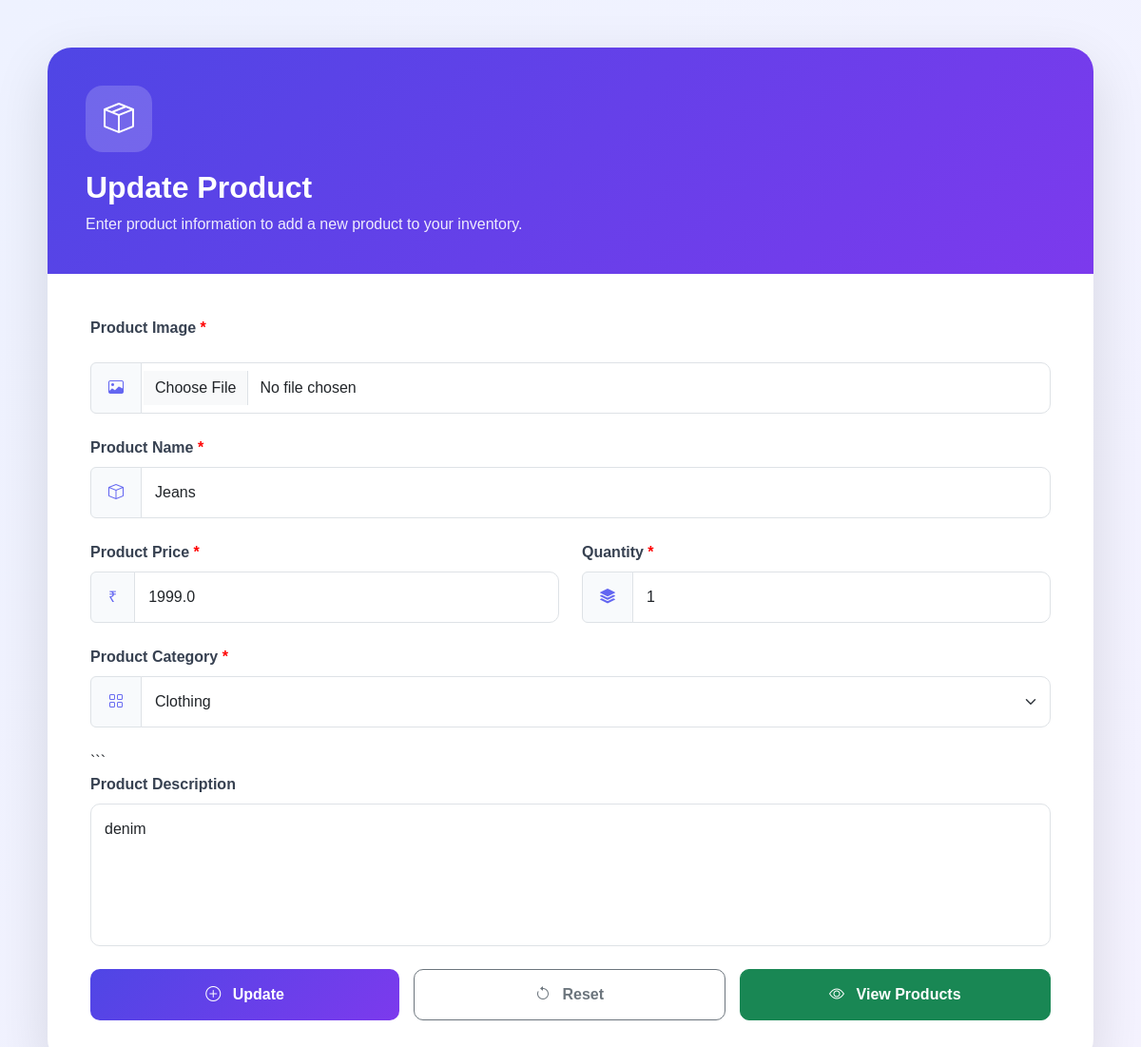
Screenshot of /update?id=7 with the database file from the repository.
### product_app/models.py (models this page shows)
class Product(models.Model):
    p_name=models.CharField(max_length=30)
    p_price=models.FloatField()
    p_qty=models.IntegerField()
    p_category=models.CharField(max_length=100)
    p_desc=models.CharField(max_length=500)
    img=models.ImageField(upload_to="image",null=True)

### product_app/views.py (the view)
# urls.py: path("update",update_product,name="update"),
def update_product(request):
    id=request.GET.get("id")
    pr=Product.objects.get(id=id)
    return render(request,"index.html",{"pr":pr})

### product_app/templates/index.html (shortened to what this page needs)
<!DOCTYPE html>
<html lang="en">
<head>
    <link
        href="https://cdn.jsdelivr.net/npm/bootstrap@5.3.3/dist/css/bootstrap.min.css"
        rel="stylesheet"
    >
    <link
        href="https://cdn.jsdelivr.net/npm/bootstrap-icons@1.11.3/font/bootstrap-icons.css"
        rel="stylesheet"
    >
</head>
<body>
    <div class="container">
        <div class="main-card">
            <div class="form-header">
                <div class="form-header-icon">
                    <i class="bi bi-box-seam"></i>
                </div>
                <h2>
                    {% if pr %}
                        Update Product
                    {% else %}
                        Add New Product
                    {% endif %}
                </h2>
                <p>
                    Enter product information to add a new product to your inventory.
                </p>
            </div>
            <div class="form-body">
                <form method="POST" action="{% url 'register' %}" enctype="multipart/form-data">
                    <div class="mb-4">
                        <label class="form-label">
                            Product Image
                            <span class="required">*</span>
                        </label>
                    <div class="input-group">
                        <span class="input-group-text">
                            <i class="bi bi-image"></i>
                        </span>
                        <input
                            id="file"
                            type="file"
                            name="file"
                            class="form-control"
                        >
                    </div>
                 </div>
                    <div class="mb-4">
                        <label class="form-label">
                            Product Name
                            <span class="required">*</span>
                        </label>
                        <div class="input-group">
                            <span class="input-group-text">
                                <i class="bi bi-box"></i>
                            </span>
                            <input
                                type="text"
                                name="product_name"
                                class="form-control"
                                placeholder="Enter product name"
                                required
                                value="{{pr.p_name}}"
                            >
                        </div>
                    </div>
                    <div class="row">
                        <div class="col-md-6 mb-4">
                            <label class="form-label">
                                Product Price
                                <span class="required">*</span>
                            </label>
                            <div class="input-group">
                                <span class="input-group-text">
                                    ₹
                                </span>
                                <input
                                    type="number"
                                    name="price"
                                    class="form-control"
                                    placeholder="Enter product price"
                                    min="0"
                                    required
                                    value="{{pr.p_price}}"
                                >
                            </div>
                        </div>
                        <div class="col-md-6 mb-4">
                            <label class="form-label">
                                Quantity
                                <span class="required">*</span>
                            </label>
                            <div class="input-group">
                                <span class="input-group-text">
                                    <i class="bi bi-stack"></i>
                                </span>
                                <input
                                    type="number"
                                    name="quantity"
                                    class="form-control"
                                    placeholder="Enter product quantity"
                                    min="1"
                                    required
                                    value="{{pr.p_qty}}"
                                >
                            </div>
                        </div>
                    </div>
<div class="mb-4">
    <label class="form-label">
        Product Category
        <span class="required">*</span>
    </label>
    <div class="input-group">
        <span class="input-group-text">
            <i class="bi bi-grid"></i>
        </span>
        <select
            name="category"
            class="form-select"
            required
        >
            <option
                value="Clothing"
                {% if pr.p_category == "Clothing" %}selected{% endif %}
            >
                Clothing
            </option>
        </select>
    </div>
</div>
```
                    <div class="mb-4">
                        <label class="form-label">
                            Product Description
                        </label>
                        <textarea
                            name="description"
                            class="form-control"
                            rows="5"
                            placeholder="Enter product description..."
                        >{{ pr.p_desc }}</textarea>
                    </div>
                    <div class="form-buttons">
                        <button
                            type="submit"
                            class="btn btn-submit"
                        >
                            <i class="bi bi-plus-circle me-2"></i>
                            {% if pr %}
                                Update
                            {% else %}
                                Register
                            {% endif %}
                        </button>
                        <button
                            type="reset"
                            class="btn btn-outline-secondary"
                        >
                            <i class="bi bi-arrow-counterclockwise me-2"></i>
                            Reset
                        </button>
                        <a
                            href="{%url 'display'%}"
                            class="btn btn-success"
                        >
                            <i class="bi bi-eye me-2"></i>
                            View Products
                        </a>
                    </div>
                </form>
            </div>
        </div>
    </div>
</body>
</html>

### product_app/templates/index.html (style rules this page uses)
body { min-height: 100vh; background: linear-gradient(135deg, #eef2ff, #f5f3ff); font-family: Arial, sans-serif; }
.main-card { max-width: 1100px; margin: 50px auto; background: white; border-radius: 25px; overflow: hidden; box-shadow: 0 20px 60px rgba(0, 0, 0, 0.12); }
.form-header { background: linear-gradient(135deg, #4f46e5, #7c3aed); color: white; padding: 40px; }
.form-header-icon { width: 70px; height: 70px; display: flex; align-items: center; justify-content: center; background: rgba(255, 255, 255, 0.18); border-radius: 18px; font-size: 32px; margin-bottom: 18px; }
.form-header h2 { font-size: 32px; font-weight: bold; }
.form-header p { margin: 0; opacity: 0.9; }
.form-body { padding: 45px; }
.form-label { font-weight: 600; color: #374151; margin-bottom: 8px; }
.form-control, .form-select { padding: 14px; border-radius: 10px; }
.input-group-text { background: #f8fafc; color: #6366f1; padding-left: 18px; padding-right: 18px; }
textarea.form-control { resize: none; }
.required { color: red; }
.form-buttons { display: flex; gap: 15px; }
.form-buttons .btn { flex: 1; padding: 14px; border-radius: 10px; font-weight: 600; font-size: 16px; }
.btn-submit { background: linear-gradient(135deg, #4f46e5, #7c3aed); border: none; color: white; }

### rows the page displays
Product: product_name "Jeans", price "1999.0", quantity "1", category "Clothing", description "denim"
